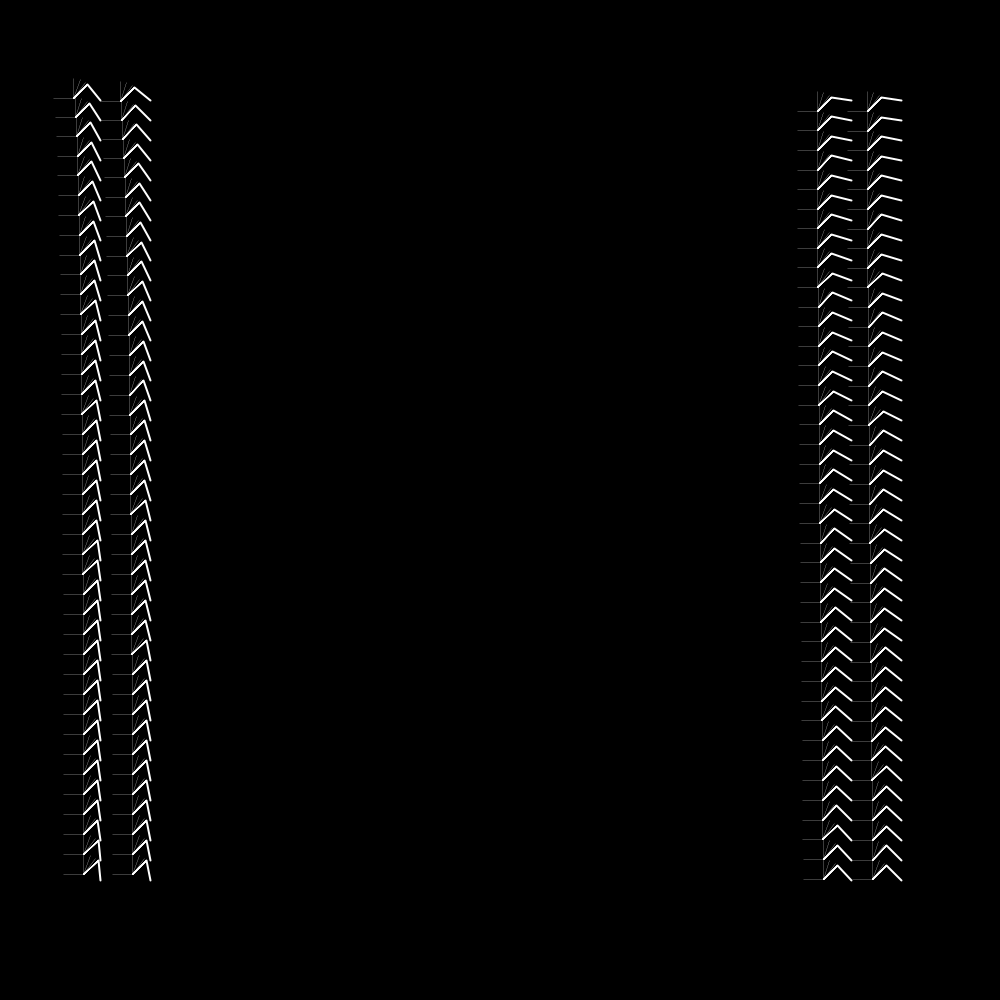
Frame 1 (no input)
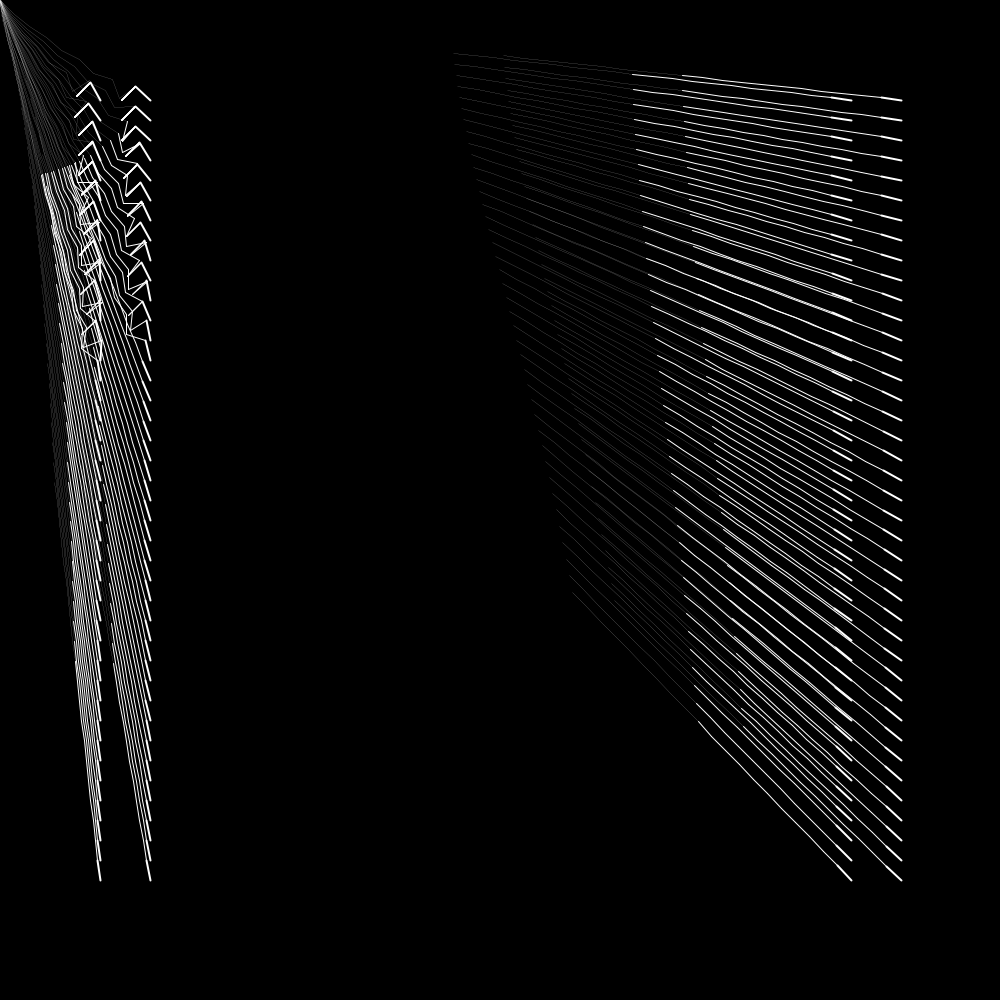
Frame 60 (the mouse pressed at the canvas centre just before this capture)
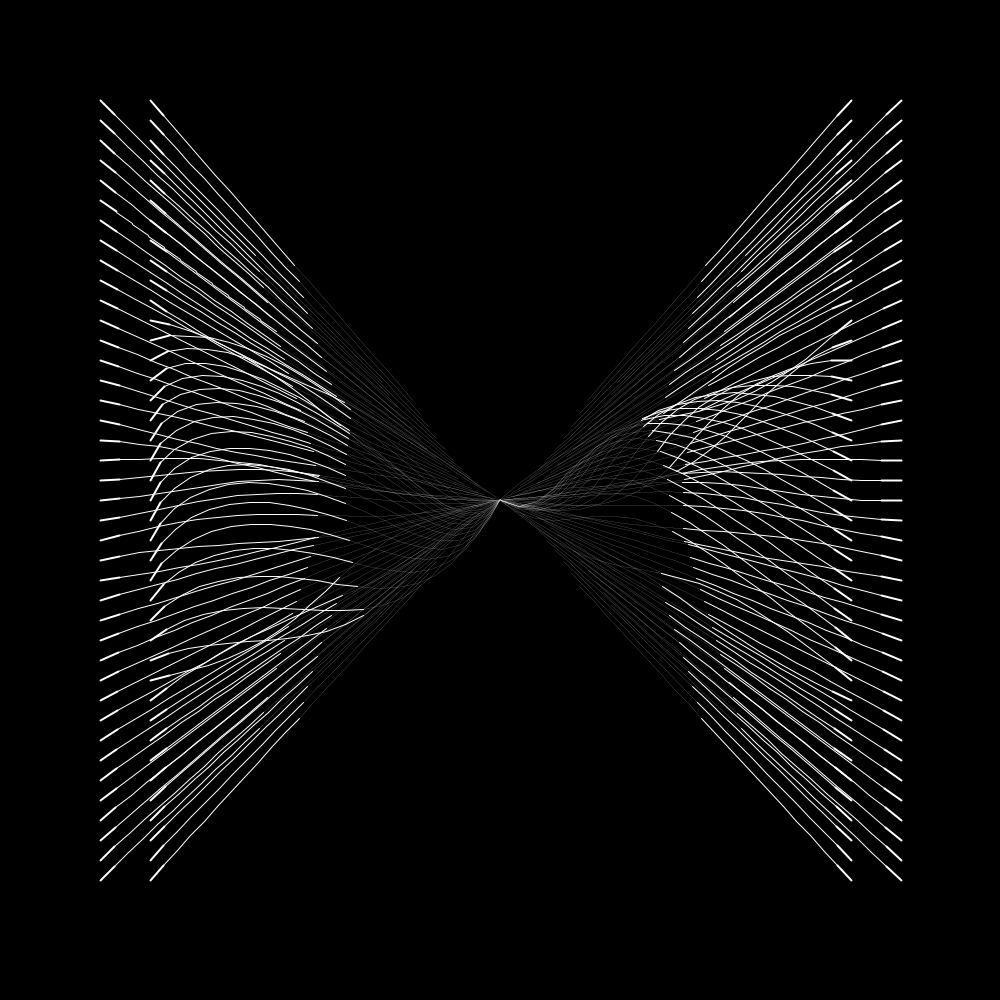
Frame 120 (the mouse held since frame 60 and released just before this capture)

The Processing sketch that drew these frames (run headless with seeded random() and noise(); from frame 60 on, the mouse is pressed at the canvas centre):

// Processing sketch: tentis
// ── tentis.pde

ArrayList<Tenticle> T ;


void setup() {
  size(1000, 1000);
  strokeWeight(20.0);
  stroke(255);
  noCursor();

  T = new ArrayList<Tenticle>();
  for (int i = 100; i < 200; i+=50) {  
    for (int j = 100; j < 900; j+=20) {
      T.add(new Tenticle(20, 20, i, j));  // Position , MS mF
    }
  }
  
   for (int i = 851; i < 950; i+=50) {  
    for (int j = 100; j < 900; j+=20) {
      T.add(new Tenticle(20, 20, i, j));  // Position , MS mF
    }
  }
}

void draw() {

  pushMatrix();
  noStroke();
  fill(0);
  rect(0, 0, width, height);
  popMatrix();

  for (Tenticle tt : T) {
   tt.update();
  }
}

// ── tenticle.pde
class Tenticle {
  float[] x, y, angle ; 
  float targetX, targetY, segLength, numSegments;

  Tenticle(int nSeg_, float sLen_ , float posX_, float posY_) {
    numSegments= nSeg_;
    segLength = sLen_ ;
    x = new float[nSeg_];
    y = new float[nSeg_];
    angle = new float[nSeg_];
    x[x.length-1] = posX_;     // Set base x-coordinate
    y[x.length-1] = posY_;     // Set base y-coordinate
  }
  
  
  void update(){
    reachSegment(0, mouseX, mouseY);
  
  for (int i=1; i<numSegments; i++) {
    reachSegment(i, targetX, targetY);
  }
  for (int i=x.length-1; i>=1; i--) {
    positionSegment(i, i-1);
  } 
  for (int i=0; i<x.length; i++) {
    segment(x[i], y[i], angle[i], (i+1)/10);
  }
  
  }
  
  
  void positionSegment(int a, int b) {
  x[b] = x[a] + cos(angle[a]) * segLength;
  y[b] = y[a] + sin(angle[a]) * segLength;
}

void reachSegment(int i, float xin, float yin) {
  float dx = xin - x[i];
  float dy = yin - y[i];
  angle[i] = atan2(dy, dx);  
  targetX = xin - cos(angle[i]) * segLength;
  targetY = yin - sin(angle[i]) * segLength;
}

void segment(float x, float y, float a, float sw) {
  stroke(255);
  strokeWeight(sw);
  pushMatrix();
  translate(x, y);
  rotate(a);
  line(0, 0, segLength, 0);
  popMatrix();
}
}
